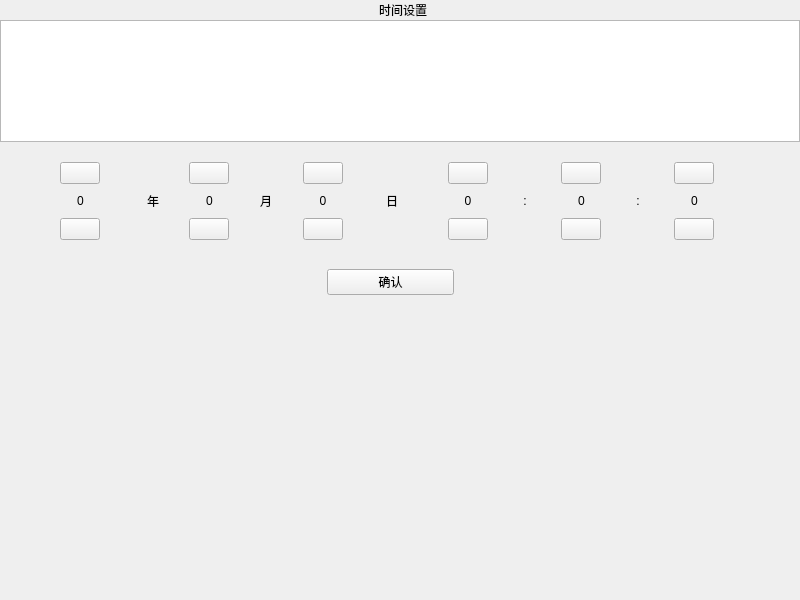
<?xml version="1.0" encoding="UTF-8"?>
<ui version="4.0">
 <class>ui_setting_time</class>
 <widget class="QMainWindow" name="ui_setting_time">
  <property name="geometry">
   <rect>
    <x>0</x>
    <y>0</y>
    <width>800</width>
    <height>600</height>
   </rect>
  </property>
  <property name="windowTitle">
   <string>MainWindow</string>
  </property>
  <widget class="QWidget" name="centralwidget">
   <layout class="QVBoxLayout" name="verticalLayout">
    <property name="spacing">
     <number>0</number>
    </property>
    <property name="leftMargin">
     <number>0</number>
    </property>
    <property name="topMargin">
     <number>0</number>
    </property>
    <property name="rightMargin">
     <number>0</number>
    </property>
    <property name="bottomMargin">
     <number>0</number>
    </property>
    <item>
     <widget class="QWidget" name="attendance_title_widget" native="true">
      <property name="styleSheet">
       <string notr="true"/>
      </property>
      <layout class="QHBoxLayout" name="horizontalLayout" stretch="1,1,2,2">
       <property name="spacing">
        <number>6</number>
       </property>
       <property name="leftMargin">
        <number>0</number>
       </property>
       <property name="topMargin">
        <number>0</number>
       </property>
       <property name="rightMargin">
        <number>0</number>
       </property>
       <property name="bottomMargin">
        <number>0</number>
       </property>
       <item alignment="Qt::AlignLeft|Qt::AlignVCenter">
        <widget class="clicked_Label" name="base_back_btn" native="true">
         <property name="text" stdset="0">
          <string/>
         </property>
        </widget>
       </item>
       <item>
        <spacer name="horizontalSpacer">
         <property name="orientation">
          <enum>Qt::Horizontal</enum>
         </property>
         <property name="sizeHint" stdset="0">
          <size>
           <width>37</width>
           <height>20</height>
          </size>
         </property>
        </spacer>
       </item>
       <item>
        <widget class="QLabel" name="attendance_title_label">
         <property name="styleSheet">
          <string notr="true"/>
         </property>
         <property name="text">
          <string>时间设置</string>
         </property>
         <property name="alignment">
          <set>Qt::AlignCenter</set>
         </property>
        </widget>
       </item>
       <item>
        <spacer name="horizontalSpacer_2">
         <property name="orientation">
          <enum>Qt::Horizontal</enum>
         </property>
         <property name="sizeHint" stdset="0">
          <size>
           <width>78</width>
           <height>20</height>
          </size>
         </property>
        </spacer>
       </item>
      </layout>
     </widget>
    </item>
    <item>
     <widget class="QListView" name="time_setting_listView">
      <property name="verticalScrollBarPolicy">
       <enum>Qt::ScrollBarAsNeeded</enum>
      </property>
     </widget>
    </item>
    <item>
     <widget class="QWidget" name="time_control" native="true">
      <layout class="QHBoxLayout" name="time_control_layout" stretch="1,3,1,2,1,2,2,2,1,2,1,2,1,1">
       <property name="spacing">
        <number>9</number>
       </property>
       <property name="leftMargin">
        <number>1</number>
       </property>
       <property name="topMargin">
        <number>20</number>
       </property>
       <property name="rightMargin">
        <number>1</number>
       </property>
       <property name="bottomMargin">
        <number>20</number>
       </property>
       <item>
        <spacer name="horizontalSpacer_00">
         <property name="orientation">
          <enum>Qt::Horizontal</enum>
         </property>
         <property name="sizeHint" stdset="0">
          <size>
           <width>92</width>
           <height>20</height>
          </size>
         </property>
        </spacer>
       </item>
       <item>
        <layout class="QVBoxLayout" name="control_0_y" stretch="1,2,1">
         <property name="spacing">
          <number>10</number>
         </property>
         <item alignment="Qt::AlignHCenter|Qt::AlignVCenter">
          <widget class="QPushButton" name="count_add_bt0_y">
           <property name="styleSheet">
            <string notr="true">border-image: url(:/icon/up.png);</string>
           </property>
           <property name="text">
            <string/>
           </property>
          </widget>
         </item>
         <item alignment="Qt::AlignVCenter">
          <widget class="QLabel" name="time_label_0_y">
           <property name="text">
            <string>0</string>
           </property>
           <property name="alignment">
            <set>Qt::AlignCenter</set>
           </property>
          </widget>
         </item>
         <item alignment="Qt::AlignHCenter|Qt::AlignVCenter">
          <widget class="QPushButton" name="count_down_bt0_y">
           <property name="styleSheet">
            <string notr="true">border-image: url(:/icon/down.png);</string>
           </property>
           <property name="text">
            <string/>
           </property>
          </widget>
         </item>
        </layout>
       </item>
       <item>
        <widget class="QLabel" name="label">
         <property name="text">
          <string>年</string>
         </property>
         <property name="alignment">
          <set>Qt::AlignCenter</set>
         </property>
        </widget>
       </item>
       <item>
        <layout class="QVBoxLayout" name="control_0" stretch="1,2,1">
         <property name="spacing">
          <number>10</number>
         </property>
         <item alignment="Qt::AlignHCenter|Qt::AlignVCenter">
          <widget class="QPushButton" name="count_add_bt0">
           <property name="styleSheet">
            <string notr="true">border-image: url(:/icon/up.png);</string>
           </property>
           <property name="text">
            <string/>
           </property>
          </widget>
         </item>
         <item alignment="Qt::AlignVCenter">
          <widget class="QLabel" name="time_label_0">
           <property name="text">
            <string>0</string>
           </property>
           <property name="alignment">
            <set>Qt::AlignCenter</set>
           </property>
          </widget>
         </item>
         <item alignment="Qt::AlignHCenter|Qt::AlignVCenter">
          <widget class="QPushButton" name="count_down_bt0">
           <property name="styleSheet">
            <string notr="true">border-image: url(:/icon/down.png);</string>
           </property>
           <property name="text">
            <string/>
           </property>
          </widget>
         </item>
        </layout>
       </item>
       <item>
        <widget class="QLabel" name="label">
         <property name="text">
          <string>月</string>
         </property>
         <property name="alignment">
          <set>Qt::AlignCenter</set>
         </property>
        </widget>
       </item>
       <item>
        <layout class="QVBoxLayout" name="control_1" stretch="1,2,1">
         <property name="spacing">
          <number>10</number>
         </property>
         <item alignment="Qt::AlignHCenter|Qt::AlignVCenter">
          <widget class="QPushButton" name="count_add_bt1">
           <property name="styleSheet">
            <string notr="true">border-image: url(:/icon/up.png);</string>
           </property>
           <property name="text">
            <string/>
           </property>
          </widget>
         </item>
         <item alignment="Qt::AlignVCenter">
          <widget class="QLabel" name="time_label_1">
           <property name="text">
            <string>0</string>
           </property>
           <property name="alignment">
            <set>Qt::AlignCenter</set>
           </property>
          </widget>
         </item>
         <item alignment="Qt::AlignHCenter|Qt::AlignVCenter">
          <widget class="QPushButton" name="count_down_bt1">
           <property name="styleSheet">
            <string notr="true">border-image: url(:/icon/down.png);</string>
           </property>
           <property name="text">
            <string/>
           </property>
          </widget>
         </item>
        </layout>
       </item>
       <item>
        <widget class="QLabel" name="label">
         <property name="text">
          <string>日  </string>
         </property>
         <property name="alignment">
          <set>Qt::AlignCenter</set>
         </property>
        </widget>
       </item>
       <item>
        <layout class="QVBoxLayout" name="control_2_y" stretch="1,2,1">
         <property name="spacing">
          <number>10</number>
         </property>
         <item alignment="Qt::AlignHCenter|Qt::AlignVCenter">
          <widget class="QPushButton" name="count_add_bt2_y">
           <property name="styleSheet">
            <string notr="true">border-image: url(:/icon/up.png);</string>
           </property>
           <property name="text">
            <string/>
           </property>
          </widget>
         </item>
         <item alignment="Qt::AlignVCenter">
          <widget class="QLabel" name="time_label_2_y">
           <property name="text">
            <string>0</string>
           </property>
           <property name="alignment">
            <set>Qt::AlignCenter</set>
           </property>
          </widget>
         </item>
         <item alignment="Qt::AlignHCenter|Qt::AlignVCenter">
          <widget class="QPushButton" name="count_down_bt2_y">
           <property name="styleSheet">
            <string notr="true">border-image: url(:/icon/down.png);</string>
           </property>
           <property name="text">
            <string/>
           </property>
          </widget>
         </item>
        </layout>
       </item>
       <item>
        <widget class="QLabel" name="label">
         <property name="text">
          <string>:</string>
         </property>
         <property name="alignment">
          <set>Qt::AlignCenter</set>
         </property>
        </widget>
       </item>
       <item>
        <layout class="QVBoxLayout" name="control_2" stretch="1,2,1">
         <property name="spacing">
          <number>10</number>
         </property>
         <item alignment="Qt::AlignHCenter|Qt::AlignVCenter">
          <widget class="QPushButton" name="count_add_bt2">
           <property name="styleSheet">
            <string notr="true">border-image: url(:/icon/up.png);</string>
           </property>
           <property name="text">
            <string/>
           </property>
          </widget>
         </item>
         <item alignment="Qt::AlignVCenter">
          <widget class="QLabel" name="time_label_2">
           <property name="text">
            <string>0</string>
           </property>
           <property name="alignment">
            <set>Qt::AlignCenter</set>
           </property>
          </widget>
         </item>
         <item alignment="Qt::AlignHCenter|Qt::AlignVCenter">
          <widget class="QPushButton" name="count_down_bt2">
           <property name="styleSheet">
            <string notr="true">border-image: url(:/icon/down.png);</string>
           </property>
           <property name="text">
            <string/>
           </property>
          </widget>
         </item>
        </layout>
       </item>
       <item>
        <widget class="QLabel" name="label">
         <property name="text">
          <string>:</string>
         </property>
         <property name="alignment">
          <set>Qt::AlignCenter</set>
         </property>
        </widget>
       </item>
       <item>
        <layout class="QVBoxLayout" name="control_3" stretch="1,2,1">
         <property name="spacing">
          <number>10</number>
         </property>
         <item alignment="Qt::AlignHCenter|Qt::AlignVCenter">
          <widget class="QPushButton" name="count_add_bt3">
           <property name="styleSheet">
            <string notr="true">border-image: url(:/icon/up.png);</string>
           </property>
           <property name="text">
            <string/>
           </property>
          </widget>
         </item>
         <item alignment="Qt::AlignVCenter">
          <widget class="QLabel" name="time_label_3">
           <property name="text">
            <string>0</string>
           </property>
           <property name="alignment">
            <set>Qt::AlignCenter</set>
           </property>
          </widget>
         </item>
         <item alignment="Qt::AlignHCenter|Qt::AlignVCenter">
          <widget class="QPushButton" name="count_down_bt3">
           <property name="styleSheet">
            <string notr="true">border-image: url(:/icon/down.png);</string>
           </property>
           <property name="text">
            <string/>
           </property>
          </widget>
         </item>
        </layout>
       </item>
       <item>
        <widget class="QLabel" name="label">
         <property name="text">
          <string/>
         </property>
         <property name="alignment">
          <set>Qt::AlignCenter</set>
         </property>
        </widget>
       </item>
       <item>
        <spacer name="horizontalSpacer_11">
         <property name="orientation">
          <enum>Qt::Horizontal</enum>
         </property>
         <property name="sizeHint" stdset="0">
          <size>
           <width>92</width>
           <height>20</height>
          </size>
         </property>
        </spacer>
       </item>
      </layout>
     </widget>
    </item>
    <item>
     <widget class="QWidget" name="widget" native="true">
      <layout class="QHBoxLayout" name="horizontalLayout" stretch="5,2,5,0">
       <item>
        <spacer name="horizontalSpacer_4">
         <property name="orientation">
          <enum>Qt::Horizontal</enum>
         </property>
         <property name="sizeHint" stdset="0">
          <size>
           <width>19</width>
           <height>20</height>
          </size>
         </property>
        </spacer>
       </item>
       <item>
        <widget class="QPushButton" name="time_confirm_btn">
         <property name="sizePolicy">
          <sizepolicy hsizetype="Expanding" vsizetype="Expanding">
           <horstretch>0</horstretch>
           <verstretch>0</verstretch>
          </sizepolicy>
         </property>
         <property name="maximumSize">
          <size>
           <width>225</width>
           <height>80</height>
          </size>
         </property>
         <property name="text">
          <string>确认</string>
         </property>
        </widget>
       </item>
       <item>
        <spacer name="horizontalSpacer">
         <property name="orientation">
          <enum>Qt::Horizontal</enum>
         </property>
         <property name="sizeHint" stdset="0">
          <size>
           <width>40</width>
           <height>20</height>
          </size>
         </property>
        </spacer>
       </item>
       <item>
        <spacer name="horizontalSpacer_5">
         <property name="orientation">
          <enum>Qt::Horizontal</enum>
         </property>
         <property name="sizeHint" stdset="0">
          <size>
           <width>19</width>
           <height>20</height>
          </size>
         </property>
        </spacer>
       </item>
      </layout>
     </widget>
    </item>
    <item>
     <spacer name="verticalSpacer">
      <property name="orientation">
       <enum>Qt::Vertical</enum>
      </property>
      <property name="sizeHint" stdset="0">
       <size>
        <width>20</width>
        <height>365</height>
       </size>
      </property>
     </spacer>
    </item>
   </layout>
  </widget>
 </widget>
 <customwidgets>
  <customwidget>
   <class>clicked_Label</class>
   <extends>QWidget</extends>
   <header location="global">clicked_label.hpp</header>
  </customwidget>
 </customwidgets>
 <resources/>
 <connections/>
</ui>
